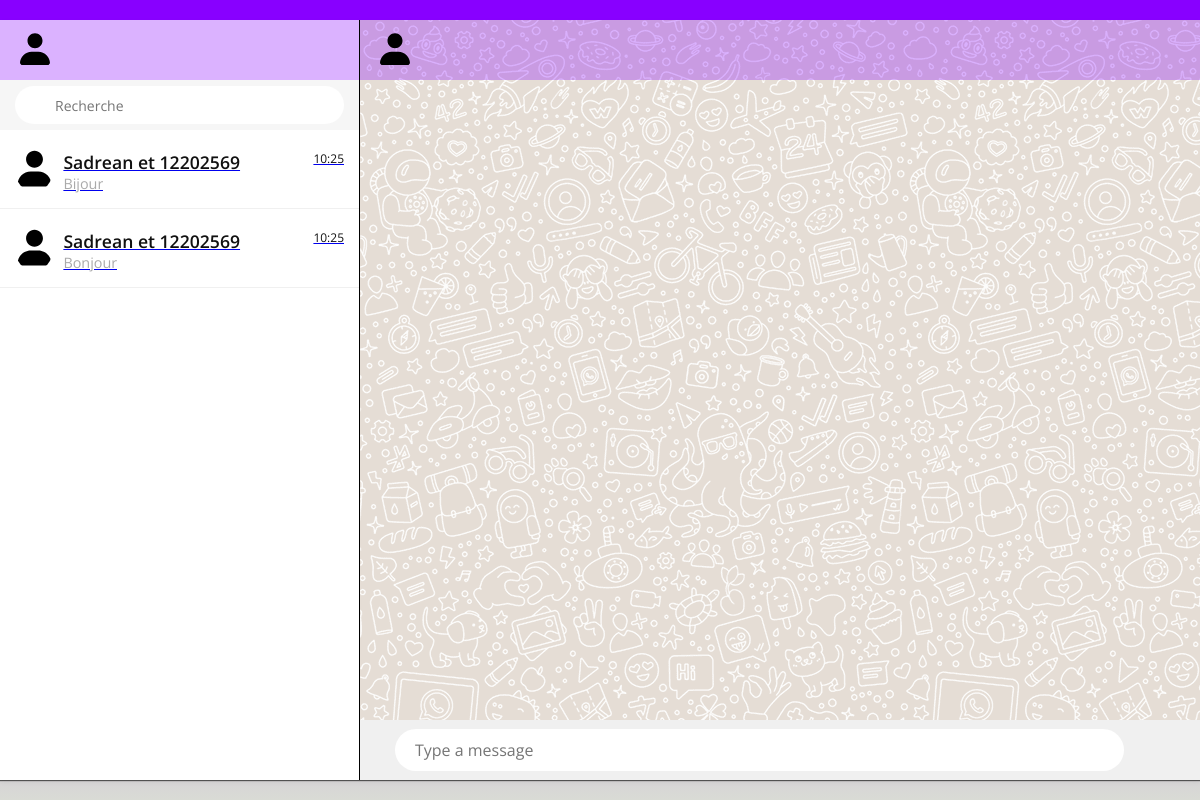
Page / (signed in) on the earlier database version.
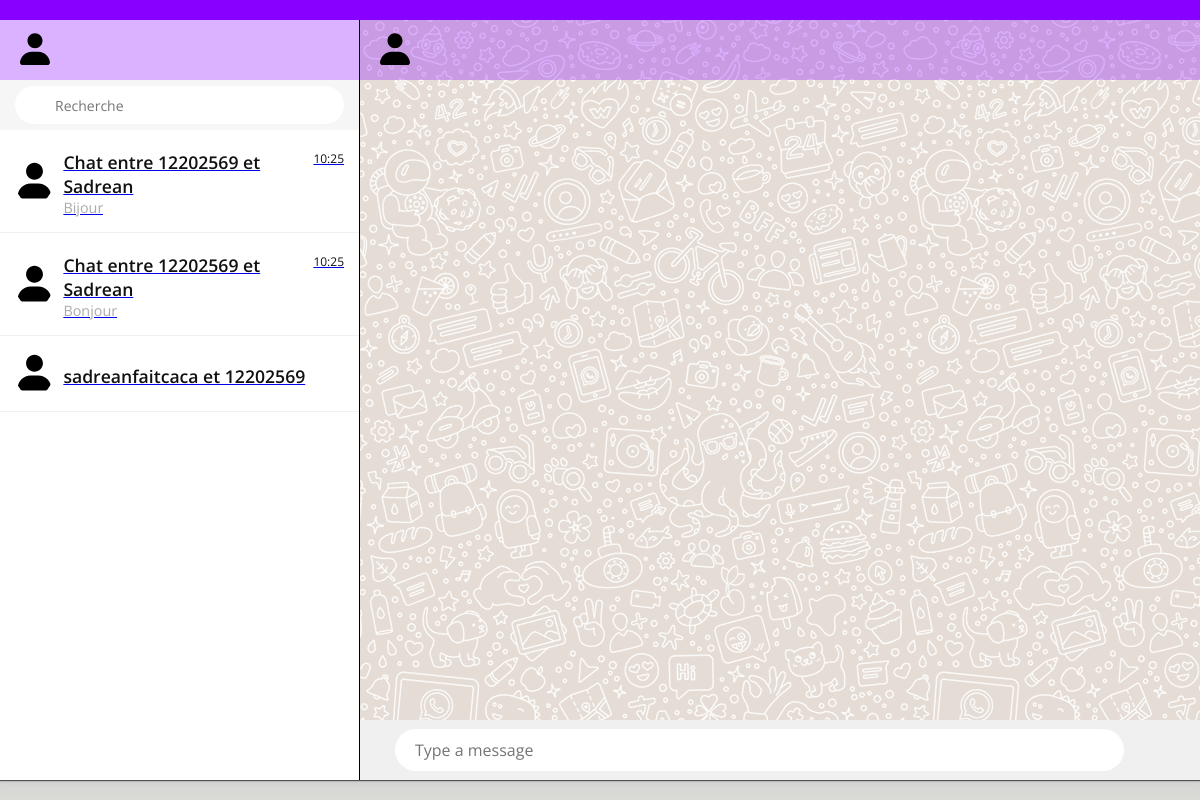
Same page on the later database version.
### website/models.py (models this page shows)
class Chat(db.Model):
  chat_id = db.Column(db.Integer, primary_key=True)
  chat_name = db.Column(db.String(100))
  is_group = db.Column(db.Boolean, default=False) # a voir si c'est utile

### website/views.py (the view)
@views.route('/')
@login_required
def home():
    subquery = db.session.query(Message.chat_id,
                              func.max(
                                  Message.date).label('max_date')).group_by(
                                      Message.chat_id).subquery()
    user_chats = db.session.query(
      Chat.chat_id, Chat.chat_name, Message.text,
      Message.date).join(ChatMember, ChatMember.chat_id == Chat.chat_id).join(
            User, User.id == ChatMember.user_id).join( subquery, subquery.c.chat_id == Chat.chat_id, isouter=True).join(
                    Message,
                    db.and_(Message.chat_id == Chat.chat_id, Message.date == subquery.c.max_date), isouter=True).filter(
                            User.id == current_user.id).order_by(Message.date.desc())
    messages = session.pop('sorted_messages', None)
    receiverName = ""
    if messages:
        receiverName = messages[0]['Receiver']
    return render_template('page_accueil.html',
                            user=current_user,
                            username = receiverName,
                            chats=user_chats.all(),
                            messages=messages)

### website/templates/page_accueil.html (shortened to what this page needs)
<!DOCTYPE html>
<html lang="fr">
<head>
    <link rel="stylesheet" href="../static/CSS/page_acuuel.css">
</head>
<body>
    <div class="container">
        <div class="leftside">
            <div class="header">
                <div class="user">
                    <img src="../static/Image/user.svg" class="cover">
                </div>
            </div>
            <div class="search_chat">
                <div>
                    <input type="text" placeholder="Recherche">
                </div>
            </div>
            <div class="chatlist">
                {% for chat in chats %}
                <a href="{{ url_for('friend.getChatDetails', chat_id=chat.chat_id) }}">
                <div class="block">
                        <div class="imgbx">
                            <img src="../static/Image/user.svg" class="cover">
                        </div>
                        <div class="details">
                            <div class="listHead">
                                <h4>{{ chat.chat_name }}</h4>
                                <p class="time">{% if chat.date %}{{ chat.date.strftime('%H:%M') }}{% endif %}</p>
                            </div>
                            <div class="message_p">
                                <p>{% if chat.text %}{{ chat.text }}{% endif %}</p>
                            </div>
                        </div>
                    </div>
                </a>
                {% endfor %}
            </div>
        </div>
        <div class="rightside">
            <div class="header">
                <div class="imgtext">
                    <div class="user1">
                        <img src="../static/Image/user.svg" class="cover">
                    </div>
                </div>
            </div>
            <div class="chatbox">
            </div>
            <div class="chatbox_input">
                <input type="text" placeholder="Type a message">
            </div>
        </div>
    </div>
</body>
</html>

### website/static/CSS/page_acuuel.css (style rules this page uses)
* { margin: 0; padding: 0; box-sizing: border-box; font-family: 'Open Sans',sans-serif; }
body { display: flex; justify-content: center; align-items: center; min-height:100vh ; background: linear-gradient( #8800FF,#8800FF 130px,#d9dbd5); }
.container { position: relative; width: 1396px; max-width: 100%; height: calc(100vh - 40px); background: grey; box-shadow: 0 1px 1px 0 rgba(0, 0, 0, 0.6), 0 2px 5px 0 rgba(0,0,0,0.06); display: flex; }
.container .leftside { position: relative; flex: 30%; background: #fff; border-right: 1px solid rgba(0, 0, 0, 2); }
.container .rightside { position: relative; flex: 70%; background: #e5ddd5; }
.container .rightside::before { content: ''; position: absolute; top: 0; left: 0; width: 100%; height: 100%; background: url(../Image/fond.png); }
.header { position:relative; width: 100%; height: 60px; background: #8800ff4d; display: flex; justify-content: space-between; align-items: center; padding: 0 15px; }
.user { position: relative; width:40px; height: 40px; overflow: hidden; border-radius: 50%; }
.user1 { position: relative; width:40px; height: 40px; overflow: hidden; border-radius: 50%; }
.cover { position: absolute; top: 0; left: 0; width: 100%; height: 100%; object-fit: cover; }
.search_chat { position: relative; width: 100%; height: 50px; background: #f6f6f6; display: flex; justify-content: center; align-items: center; padding: 0 15px; }
.search_chat div { width: 100%; }
.search_chat div input { width: 100%; outline: none; border: none; background:#fff; padding: 6px; height: 38px; border-radius: 30px; font-size: 14px; padding-left: 40px; }
.chatlist { position: relative; height: calc(100% - 110px); overflow: auto; }
.chatlist .block { position: relative; width: 100%; display: flex; justify-content: center; align-items: center; padding: 15px; border-bottom: 1px solid rgba(0,0,0,0.06); cursor: pointer; }
.chatlist .block .imgbx { position: relative; width: 45px; min-height: 45px; overflow: hidden; border-radius: 50%; margin-right: 10px; }
.chatlist .block .details { position: relative; width: 100%; }
.chatlist .block .details .listHead { display: flex; justify-content: space-between; margin-top: 5px ; }
.chatlist .block .details .listHead h4 { font-size: 1.1em; font-weight: 600; color: #111; }
.chatlist .block .details .listHead .time { font-size: 0.75em; color: #aaa; }
.chatlist .block .details .listHead .time { color: #111; }
.message_p { display: flex; justify-content: space-between; align-items: center; }
.message_p p { color: #aaa; display: -webkit-box; -webkit-line-clamp: 1; font-size: 0.9em; -webkit-box-orient: vertical; overflow: hidden; text-overflow:ellipsis ; }
.imgtext { position: relative; display: flex; justify-content: center; align-items: center; }
.chatbox { position: relative; width: 100%; height: calc(100% - 120px); padding: 50px; overflow: auto; }
.chatbox_input { position: relative; width: 100%; height: 60px; background: #f0f0f0; padding: 15px; display: flex; justify-content: space-between; align-items: center; }
.chatbox_input input { position: relative; width: 90%; margin: 0 20px; padding: 10px 20px; border: none; outline: none; border-radius: 30px; font-size: 1em; }

Differences in the rows shown:
changed Chat: chat_name "Sadrean et 12202569" → "Chat entre 12202569 et Sadrean"
added Chat: chat_name "sadreanfaitcaca et 12202569"
